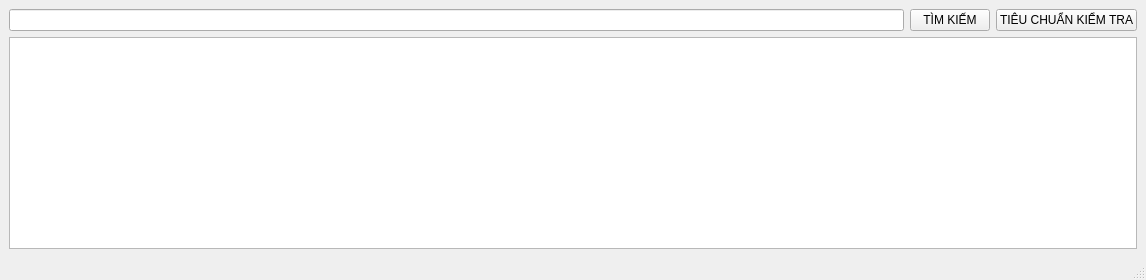
<?xml version="1.0" encoding="UTF-8"?>
<ui version="4.0">
 <class>MainWindow</class>
 <widget class="QMainWindow" name="MainWindow">
  <property name="geometry">
   <rect>
    <x>0</x>
    <y>0</y>
    <width>1146</width>
    <height>280</height>
   </rect>
  </property>
  <property name="windowTitle">
   <string>MainWindow</string>
  </property>
  <widget class="QWidget" name="centralwidget">
   <layout class="QGridLayout" name="gridLayout">
    <item row="0" column="0">
     <layout class="QHBoxLayout" name="horizontalLayout">
      <item>
       <widget class="QLineEdit" name="lineEdit"/>
      </item>
      <item>
       <widget class="QPushButton" name="TimSPButton">
        <property name="text">
         <string>TÌM KIẾM</string>
        </property>
       </widget>
      </item>
      <item>
       <widget class="QPushButton" name="TCKiemtraButton">
        <property name="text">
         <string>TIÊU CHUẨN KIỂM TRA</string>
        </property>
       </widget>
      </item>
     </layout>
    </item>
    <item row="1" column="0">
     <widget class="QTableView" name="tableView"/>
    </item>
   </layout>
  </widget>
  <widget class="QMenuBar" name="menubar">
   <property name="geometry">
    <rect>
     <x>0</x>
     <y>0</y>
     <width>1146</width>
     <height>21</height>
    </rect>
   </property>
  </widget>
  <widget class="QStatusBar" name="statusbar"/>
 </widget>
 <resources/>
 <connections/>
</ui>
